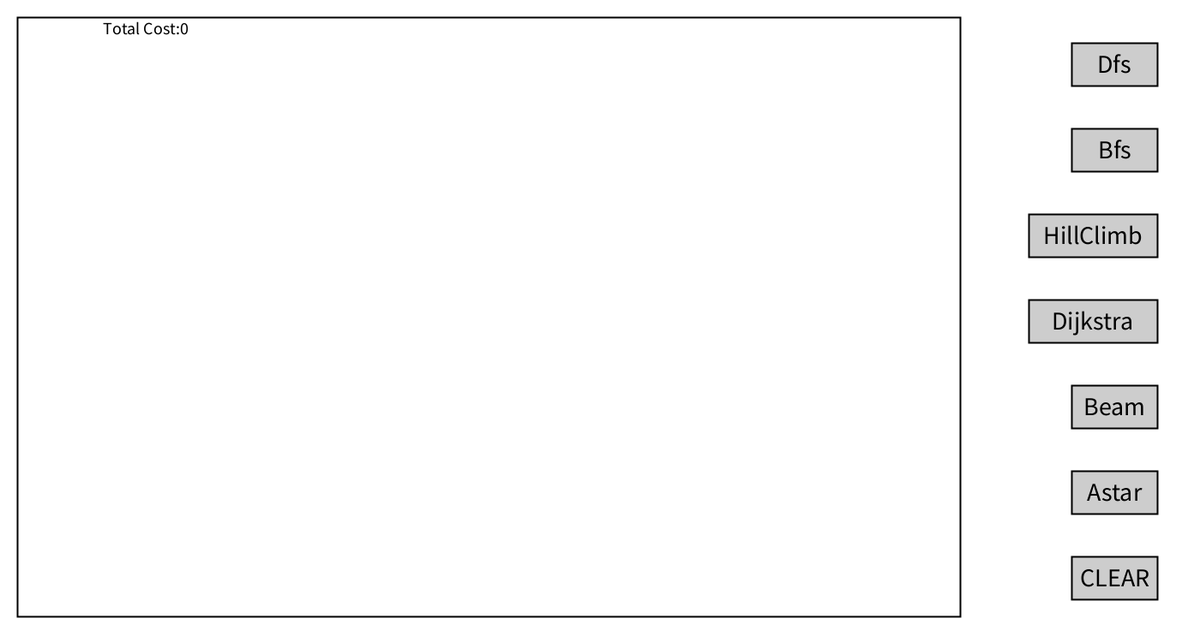
Frame 1 (no input)
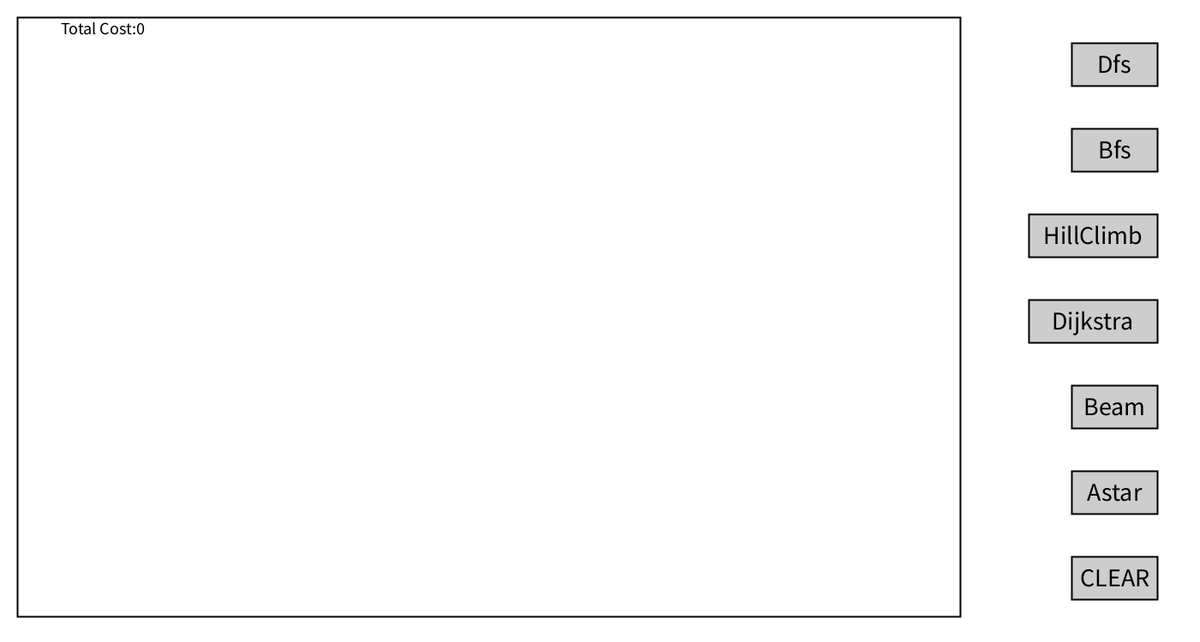
Frame 60 (the mouse pressed at the canvas centre just before this capture)
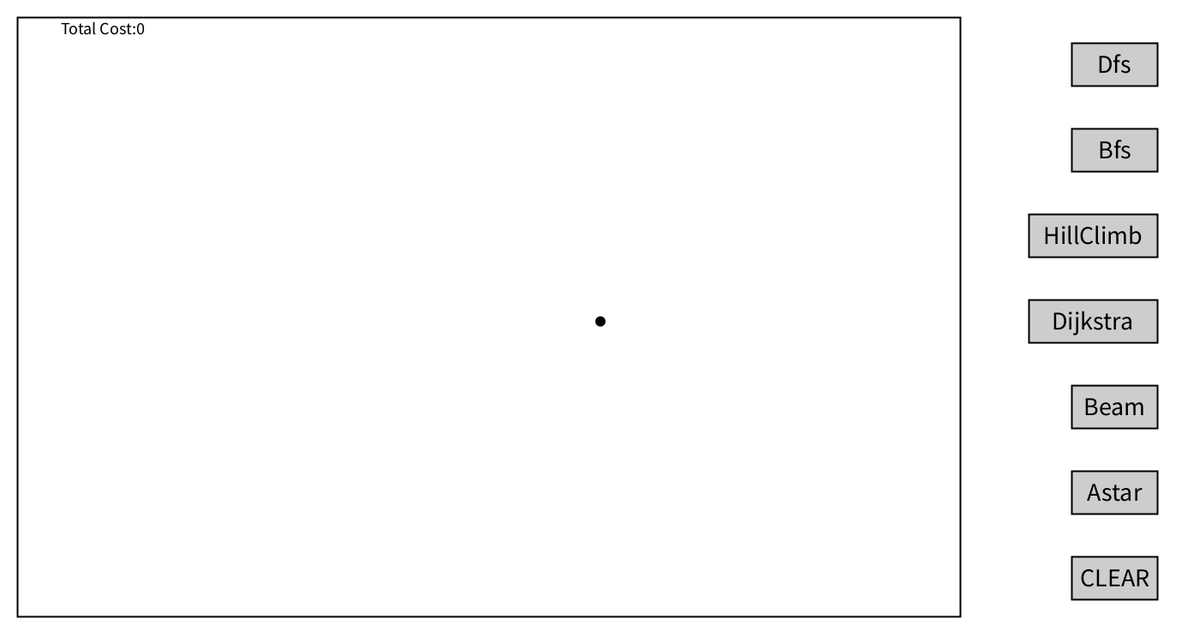
Frame 120 (the mouse held since frame 60 and released just before this capture)

The Processing sketch that drew these frames (run headless with seeded random() and noise(); from frame 60 on, the mouse is pressed at the canvas centre):

// Processing sketch: GraphSearchAlgorithms
// ── GraphSearchAlgorithms.pde
Graph graph;
int counter = 0;
int edgingNodeIndex = -1;
boolean addingEdge = false;
int startNodeIndex = -1;
int endNodeIndex = -1;
int[] previousEdge = {-1, -1};
Button DFS;
Button BFS;
Button CLEAR;
Button HILLCLIMB;
Button DIJKSTRA;
Button BEAM;
Button ASTAR;
int totalCost = 0;
ArrayList<Node> path;
void setup() {
  size(1400, 750);
  graph = new Graph();
  path = new ArrayList<Node>();
  DFS = new Button("Dfs", new PVector(width - 150, 50), 100, 50);

  BFS = new Button("Bfs", new PVector(width - 150, 150), 100, 50);

  HILLCLIMB = new Button("HillClimb", new PVector(width - 200, 250), 150, 50);

  DIJKSTRA = new Button("Dijkstra", new PVector(width - 200, 350), 150, 50);

  BEAM = new Button("Beam", new PVector(width - 150, 450), 100, 50);

  ASTAR = new Button("Astar", new PVector(width - 150, 550), 100, 50);

  CLEAR = new Button("CLEAR", new PVector(width - 150, 650), 100, 50);


  //for (int i = 0; i < 100; i++) {
  //  graph.addNode(new PVector(random(30, width - 330), random(30, height - 40)));
  //} 
  //for (int i = 0; i < 300; i++) {
  //  int r1 = floor(random(0, graph.nodes.size() - 1));
  //  int r2 = floor(random(0, graph.nodes.size() - 1));
  //  graph.addEdge(graph.nodes.get(r1), graph.nodes.get(r2));
  //}
} 

void drawPath() {
  if (path == null) {
    return;
  } 
  stroke(0, 255, 0);
  strokeWeight(2);
  noFill();
  beginShape();
  for (Node node : path) {
    vertex(node.pos.x, node.pos.y);
  } 
  endShape();
} 


void draw() {
  background(255);
  stroke(0);
  strokeWeight(2);
  fill(255);
  rect(20, 20, width - 300, height - 50);
  int sum = 0;
  if (path != null) {
    for (int i = 1; i < path.size(); i++) {
      sum += PVector.dist(path.get(i).pos, path.get(i - 1).pos);
    }
  }
  totalCost = sum;
  //if (path != null && !path.isEmpty()) {
  fill(0);
  textSize(20);
  text("Total Cost:"+totalCost, 120, 40);
  //} 
  graph.show();
  drawPath();
  DFS.show();
  BFS.show();
  HILLCLIMB.show();
  DIJKSTRA.show();
  BEAM.show();
  ASTAR.show();
  CLEAR.show();
} 

void initNodes() {
  for (Node node : graph.nodes) {
    node.parent = null;
    node.visited = false;
    node.dijDist = 100000000;
    node.gCost = 100000000;
    node.fCost = 100000000;
  }
}

void mousePressed() {
  if (DFS.pressed() && startNodeIndex != -1 && endNodeIndex != -1) {
    initNodes();
    path = dfs();
    return;
  } 
  if (CLEAR.pressed()) {
    path.clear();
    return;
  } 
  if (BFS.pressed() && startNodeIndex != -1. && endNodeIndex != -1) {
    initNodes();
    path = bfs();
    return;
  } 
  if (HILLCLIMB.pressed() && startNodeIndex != -1. && endNodeIndex != -1) {
    initNodes();
    path = hillClimb();
    return;
  } 
  if (DIJKSTRA.pressed() && startNodeIndex != -1. && endNodeIndex != -1) {
    initNodes();
    path = dijkstra();
    return;
  } 
  if (BEAM.pressed() && startNodeIndex != -1. && endNodeIndex != -1) {
    initNodes();
    path = beam();
    return;
  }
  if (ASTAR.pressed() && startNodeIndex != -1. && endNodeIndex != -1) {
    initNodes();
    path = astar();
    return;
  }
  for (int i = 0; i < graph.nodes.size(); i++) {
    Node node = graph.nodes.get(i);
    float d = dist(node.pos.x, node.pos.y, mouseX, mouseY);
    if (d <= 10) {
      addingEdge = true;
      edgingNodeIndex = i;
      return;
    }
  } 
  if (mouseX >= 30 && mouseX < width - 330 && mouseY >= 30 && mouseY < height - 40) {
    graph.addNode(new PVector(mouseX, mouseY));
    counter++;
  }
}

void keyPressed() {
  char keyChar = key;
  if (keyChar == 'z') {
    graph.nodes.remove(graph.nodes.get(graph.nodes.size() - 1));
    return;
  } 
  for (int i = 0; i < graph.nodes.size(); i++) {
    Node node = graph.nodes.get(i);
    float d = PVector.dist(node.pos, new PVector(mouseX, mouseY));
    if (d <= 10) {
      if (keyChar == 's') {
        if (startNodeIndex >= 0) {
          graph.nodes.get(startNodeIndex).col = color(0, 0, 0);
        }
        startNodeIndex = i;
        graph.nodes.get(startNodeIndex).col = color(255, 0, 0);
        return;
      } else if (keyChar == 'e') {
        if (endNodeIndex >= 0) {
          graph.nodes.get(endNodeIndex).col = color(0, 0, 0);
        }
        endNodeIndex = i;
        graph.nodes.get(endNodeIndex).col = color(0, 0, 255);
        return;
      }
    }
  }
} 

void mouseReleased() {
  if (addingEdge == true) {
    for (int i = 0; i < graph.nodes.size(); i++) {
      Node node = graph.nodes.get(i);
      float d = dist(node.pos.x, node.pos.y, mouseX, mouseY);
      if (d <= 10) {
        addingEdge = false;
        if (node.edges.contains(graph.nodes.get(edgingNodeIndex))) {
          return;
        } 
        previousEdge[0] = edgingNodeIndex;
        previousEdge[1] = i; 
        graph.addEdge(graph.nodes.get(edgingNodeIndex), graph.nodes.get(i));
        edgingNodeIndex = -1;
        return;
      }
    }
  }
} 

// ── Graph.pde
class Graph {
  ArrayList<Node> nodes;

  Graph() {
    nodes = new ArrayList<Node>();
  } 
  void addNode(PVector position) {
    nodes.add(new Node(position));
  } 
  void show() {
    for (Node node : nodes) {
      node.show();
    }
  } 
  void addEdge(Node a, Node b) {
    a.edges.add(b);
    b.edges.add(a);
  }
} 

// ── Node.pde
class Node {
  char station;
  PVector pos;
  ArrayList<Node> edges;
  color col = 0;
  boolean visited = false;
  float dijDist = 100000000;
  Node parent = null;
  float gCost = 100000000;
  float fCost = 100000000;
  Node(PVector _pos) {
    pos = _pos.get();
    edges = new ArrayList<Node>();
  } 
  void show() {
    noFill();
    stroke(col);
    strokeWeight(12);
    point(pos.x, pos.y);
    fill(0);
    textSize(20);
    //text(station, pos.x, pos.y - 10);
    strokeWeight(2);
    stroke(0);
    for (Node neighbor : edges) {
      float midX = (pos.x + neighbor.pos.x) / 2;
      float midY = (pos.y + neighbor.pos.y) / 2;
      int d = int(PVector.dist(pos, neighbor.pos));
      textSize(20);
      fill(0);
      text(d, midX, midY - 10);
      line(pos.x, pos.y, neighbor.pos.x, neighbor.pos.y);
    }
  } 
  //for beam
  ArrayList<Node> get2Best() {
    ArrayList<Node> sortedNeighbors = getNeighbors();
    ArrayList<Node> best2 = new ArrayList<Node>();
    best2.add(sortedNeighbors.get(0));
    return best2;
  } 
  
  //for hillclimbing
  ArrayList<Node> getNeighbors() {
    PriorityQueue<Node> pq = new
      PriorityQueue<Node>(5, new NodeComparator());

    for (Node node : edges) {
      pq.add(node);
    } 
    ArrayList<Node> sortedNeighbors = new ArrayList<Node>();
    while (!pq.isEmpty()) {
      sortedNeighbors.add(pq.poll());
    }
    return sortedNeighbors;
  }
}

class NodeComparator implements Comparator<Node> {

  // Overriding compare()method of Comparator 
  // for descending order of cgpa
  public int compare(Node s1, Node s2) {
    float d1 = PVector.dist(s1.pos, graph.nodes.get(endNodeIndex).pos);
    float d2 = PVector.dist(s2.pos, graph.nodes.get(endNodeIndex).pos);
    if (d1 < d2)
      return 1;
    else if (d1 > d2)
      return -1;
    return 0;
  }
}

// ── Search.pde
import java.util.*;

ArrayList<Node> dfs() {
  Stack<Node> stack = new Stack<Node>();
  stack.push(graph.nodes.get(startNodeIndex));
  while (!stack.isEmpty()) {
    Node current =  stack.pop();
    if (current == graph.nodes.get(endNodeIndex)) {
      ArrayList<Node> pathDfs = new ArrayList<Node>();
      current = graph.nodes.get(endNodeIndex);
      while (current.parent != null) {
        pathDfs.add(current);
        current = current.parent;
      } 
      pathDfs.add(graph.nodes.get(startNodeIndex));
      return pathDfs;
    } 
    //if (!current.visited) {
    current.visited = true;
    //}
    for (Node neighbor : current.edges) {
      if (!neighbor.visited) {
        neighbor.parent = current;
        stack.push(neighbor);
      }
    }
  }
  return null;
} 

class DijkstraComparator implements Comparator<Node> {

  // Overriding compare()method of Comparator 
  // for descending order of cgpa
  public int compare(Node s1, Node s2) {
    if (s1.dijDist > s2.dijDist)
      return 1;
    else if (s1.dijDist  < s2.dijDist)
      return -1;
    return 0;
  }
}

ArrayList<Node> dijkstra() {
  graph.nodes.get(startNodeIndex).dijDist = 0;
  PriorityQueue<Node> pq = new PriorityQueue<Node>(new DijkstraComparator());
  pq.add(graph.nodes.get(startNodeIndex));
  while (!pq.isEmpty()) {
    Node current = pq.remove();
    if (current == graph.nodes.get(endNodeIndex)) {
      ArrayList<Node> dijkstraPath = new ArrayList<Node>();
      current = graph.nodes.get(endNodeIndex);
      while (current.parent != null) {
        dijkstraPath.add(current);
        current = current.parent;
      } 
      dijkstraPath.add(graph.nodes.get(startNodeIndex));
      return dijkstraPath;
    } 
    current.visited = true;
    for (Node neighbor : current.edges) {
      if (!neighbor.visited) {
        float newNeighborDist = current.dijDist + PVector.dist(neighbor.pos, current.pos);
        if (neighbor.dijDist > newNeighborDist) {
          neighbor.dijDist = newNeighborDist;
          neighbor.parent = current;
        }
        pq.add(neighbor);
      }
    }
  }
  return null;
} 

float heuristic(Node node1, Node node2) {
  return PVector.dist(node1.pos, node2.pos);
} 

class AstarComparator implements Comparator<Node> {

  // Overriding compare()method of Comparator 
  // for descending order of cgpa
  public int compare(Node s1, Node s2) {
    if (s1.fCost > s2.fCost)
      return 1;
    else if (s1.fCost  < s2.fCost)
      return -1;
    return 0;
  }
}

ArrayList<Node> astar() {
  graph.nodes.get(startNodeIndex).gCost = 0;
  graph.nodes.get(startNodeIndex).fCost = heuristic(graph.nodes.get(startNodeIndex), graph.nodes.get(endNodeIndex));
  PriorityQueue<Node> pq = new PriorityQueue<Node>(new AstarComparator());
  pq.add(graph.nodes.get(startNodeIndex));
  while(!pq.isEmpty()) {
    Node current = pq.remove();
    if (current == graph.nodes.get(endNodeIndex)) {
      ArrayList<Node> astarPath = new ArrayList<Node>();
      current = graph.nodes.get(endNodeIndex);
      while (current.parent != null) {
        astarPath.add(current);
        current = current.parent;
      } 
      astarPath.add(graph.nodes.get(startNodeIndex));
      return astarPath;
    } 
    current.visited = true;
    for (Node neighbor : current.edges) {
      if (neighbor.visited) {
        continue;
      } 
      float tempGCost = current.gCost + heuristic(current, neighbor);
      if (!pq.contains(neighbor)) {
        pq.add(neighbor);
      } else if (tempGCost >= neighbor.gCost) {
        continue;
      } 
      //this is much more short path to the neighbor
      neighbor.parent = current;
      neighbor.gCost = tempGCost;
      neighbor.fCost = neighbor.gCost + heuristic(neighbor, graph.nodes.get(endNodeIndex));
      
    } 
  } 
  return null;
} 


ArrayList<Node> hillClimb() {
  Stack<Node> stack = new Stack<Node>();
  stack.push(graph.nodes.get(startNodeIndex));
  while (!stack.isEmpty()) {
    Node current = stack.pop();
    if (current == graph.nodes.get(endNodeIndex)) {
      ArrayList<Node> pathHillClimb = new ArrayList<Node>();
      current = graph.nodes.get(endNodeIndex);
      while (current.parent != null) {
        pathHillClimb.add(current);
        current = current.parent;
      } 
      pathHillClimb.add(graph.nodes.get(startNodeIndex));
      return pathHillClimb;
    } 
    current.visited = true;
    ArrayList<Node> neighbors = current.getNeighbors();
    for (Node neighbor : neighbors) {
      if (!neighbor.visited) {
        neighbor.parent = current;
        stack.push(neighbor);
      }
    }
  }
  return null;
} 


ArrayList<Node> beam() {
  Queue<Node> queue = new LinkedList<Node>();
  Node current = graph.nodes.get(startNodeIndex);
  current.visited = true;
  queue.add(current);
  while (!queue.isEmpty()) {
    current = queue.peek();
    queue.remove();
    if (current == graph.nodes.get(endNodeIndex)) {
      ArrayList<Node> pathBeam = new ArrayList<Node>();
      current = graph.nodes.get(endNodeIndex);
      while (current.parent != null) {
        pathBeam.add(current);
        current = current.parent;
      } 
      pathBeam.add(graph.nodes.get(startNodeIndex));
      return pathBeam;
    }
    ArrayList<Node> neighbors = current.getNeighbors();
    Collections.reverse(neighbors);
    for (Node neighbor : neighbors) {
      if (!neighbor.visited) {
        neighbor.parent = current;
        neighbor.visited = true;
        queue.add(neighbor);
      }
    }
    
  } 
  return null;
} 


ArrayList<Node> bfs() {
  Queue<Node> queue = new LinkedList<Node>();
  Node current = graph.nodes.get(startNodeIndex);
  current.visited = true;
  queue.add(current);
  while (!queue.isEmpty()) {
    current = queue.peek();
    queue.remove();
    if (current == graph.nodes.get(endNodeIndex)) {
      ArrayList<Node> pathBfs = new ArrayList<Node>();
      current = graph.nodes.get(endNodeIndex);
      while (current.parent != null) {
        pathBfs.add(current);
        current = current.parent;
      } 
      pathBfs.add(graph.nodes.get(startNodeIndex));
      return pathBfs;
    }
    for (Node neighbor : current.edges) {
      if (!neighbor.visited) {
        neighbor.parent = current;
        neighbor.visited = true;
        queue.add(neighbor);
      }
    }
  } 
  return null;
} 

// ── UI.pde
class Button {
  PVector pos;
  float sizeX;
  float sizeY;
  String value;
  Button(String _value, PVector _pos, float _sizeX, float _sizeY) {
    sizeX = _sizeX;
    sizeY = _sizeY;
    pos = _pos.get();
    value = _value;
  } 
  void show() {
    fill(0, 50);
    stroke(0);
    strokeWeight(2);
    rect(pos.x, pos.y, sizeX, sizeY);
    fill(0);
    textSize(30);
    textAlign(CENTER);
    text(value, pos.x + sizeX / 2, pos.y + sizeY / 2 + 10);
  } 
  boolean pressed() {
    return (mouseX >= pos.x && mouseX <= pos.x + sizeX && mouseY >= pos.y && mouseY <= pos.y + sizeY);
  } 
} 
